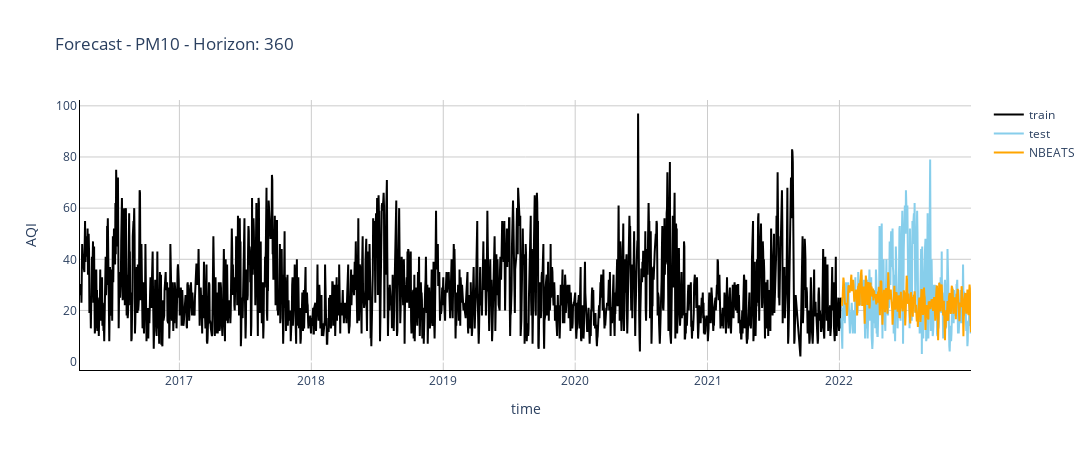
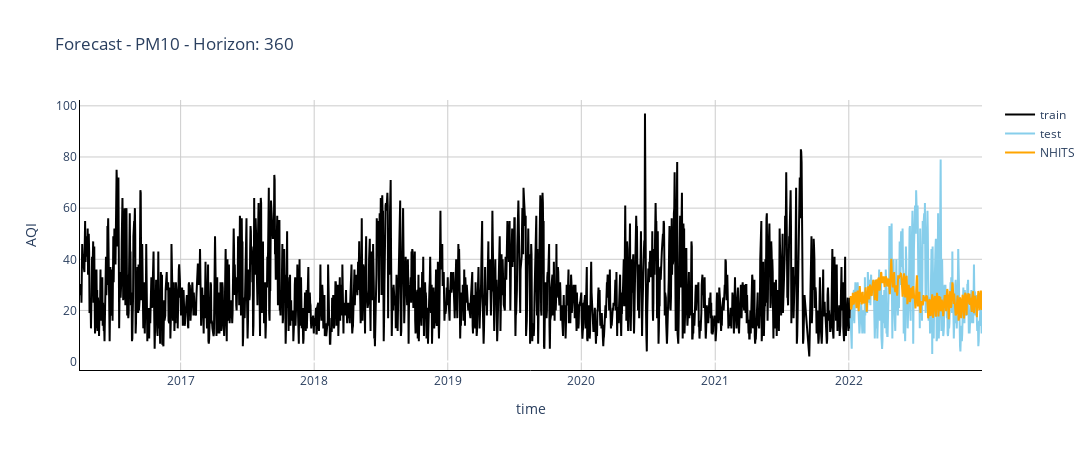

Source (notebook cell) for these figures, in order:
### Code cell
for pollutant in ['pm10']:
    for h in [360]:

        obj = TimeObject(data, pollutant, agg_freq='D')
        obj.NIXTLA_train_test(split=h)
        horizon = len(obj.Y_train) # number of predictions

        # ======================================================================================================

        nbeats = joblib.load(fr"Results COBEQ\NBEATS (W)\{pollutant}\78W_Study.pkl")
        model = NBEATS(
            h=h,
            input_size=nbeats.best_trials[0].params.get('input_size'),
            stack_types=nbeats.best_trials[0].params.get('interpretability')+(nbeats.best_trials[0].params.get('n_stacks')-len(nbeats.best_trials[0].params.get('interpretability')))*['identity'],
            n_blocks=nbeats.best_trials[0].params.get('n_stacks') * [nbeats.best_trials[0].params.get('n_blocks')],
            max_steps=nbeats.best_trials[0].params.get('max_steps'),
            learning_rate=1e-3,
            val_check_steps=10,
        )
        fcst = NeuralForecast(
            models=[model],
            freq='D',
            local_scaler_type=nbeats.best_trials[0].params.get('local_scalar_type')
        )
        fcst.fit(df=obj.Y_train, verbose=False)
        predicted = fcst.predict(df=obj.Y_train, verbose=False)
        obj.plot_forecast(predicted, method='NBEATS', show_metrics=True)

        # ======================================================================================================
        
        nhits = joblib.load(fr"Results COBEQ\NHITS (W)\{pollutant}\78W_Study.pkl")
        model = NHITS(
            h=h,
            input_size=nhits.best_trials[0].params.get('input_size'),
            stack_types=nhits.best_trials[0].params.get('n_stacks')*['identity'],
            n_freq_downsample=nhits.best_trials[0].params.get('n_freq_downsample')+(nhits.best_trials[0].params.get('n_stacks')-len(nhits.best_trials[0].params.get('n_freq_downsample')))*[1],
            n_blocks=nhits.best_trials[0].params.get('n_stacks')*[nhits.best_trials[0].params.get('n_blocks')],
            n_pool_kernel_size=(nhits.best_trials[0].params.get('n_stacks')-len(nhits.best_trials[0].params.get('n_pool_kernel_size')))*[1]+nhits.best_trials[0].params.get('n_pool_kernel_size'),
            pooling_mode="MaxPool1d",
            activation="ReLU",
            interpolation_mode='linear',
            max_steps=nhits.best_trials[0].params.get('max_steps'),
            val_check_steps=10,
        )
        fcst = NeuralForecast(
            models=[model],
            freq='D',
            local_scaler_type=nhits.best_trials[0].params.get('local_scalar_type')
        )
        fcst.fit(df=obj.Y_train, verbose=False)
        predicted = fcst.predict(df=obj.Y_train, verbose=False)
        obj.plot_forecast(predicted, show_metrics=True)

### Figure 1 — Plotly figure (JSON) as saved in the notebook; plotly's stock layout.template omitted (floating-point values rounded to 4 significant figures; data arrays with more than 128 entries replaced by an {"elided": "..."} marker saying what was removed)
{"data": [{"hovertemplate": "x: %{x}<br>y: %{y}", "marker": {"color": "black"}, "mode": "lines", "name": "train", "type": "scatter", "x": {"elided": "2106 str values"}, "y": {"elided": "2106 float values"}}, {"hovertemplate": "x: %{x}<br>y: %{y}", "marker": {"color": "skyblue"}, "mode": "lines", "name": "test", "type": "scatter", "x": {"elided": "360 str values"}, "y": {"elided": "360 float values"}}, {"hovertemplate": "x: %{x}<br>y: %{y}", "marker": {"color": "orange"}, "mode": "lines", "name": "NBEATS", "type": "scatter", "x": {"elided": "360 str values"}, "y": {"elided": "360 float values"}}], "layout": {"height": 450, "paper_bgcolor": "white", "plot_bgcolor": "white", "title": {"text": "Forecast - PM10 - Horizon: 360"}, "width": 1100, "xaxis": {"gridcolor": "#cccccc", "linecolor": "black", "title": {"text": "time"}}, "yaxis": {"gridcolor": "#cccccc", "linecolor": "black", "title": {"text": "AQI"}}}}

### Figure 2 — Plotly figure (JSON) as saved in the notebook; plotly's stock layout.template omitted (floating-point values rounded to 4 significant figures; data arrays with more than 128 entries replaced by an {"elided": "..."} marker saying what was removed)
{"data": [{"hovertemplate": "x: %{x}<br>y: %{y}", "marker": {"color": "black"}, "mode": "lines", "name": "train", "type": "scatter", "x": {"elided": "2106 str values"}, "y": {"elided": "2106 float values"}}, {"hovertemplate": "x: %{x}<br>y: %{y}", "marker": {"color": "skyblue"}, "mode": "lines", "name": "test", "type": "scatter", "x": {"elided": "360 str values"}, "y": {"elided": "360 float values"}}, {"hovertemplate": "x: %{x}<br>y: %{y}", "marker": {"color": "orange"}, "mode": "lines", "name": "NHITS", "type": "scatter", "x": {"elided": "360 str values"}, "y": {"elided": "360 float values"}}], "layout": {"height": 450, "paper_bgcolor": "white", "plot_bgcolor": "white", "title": {"text": "Forecast - PM10 - Horizon: 360"}, "width": 1100, "xaxis": {"gridcolor": "#cccccc", "linecolor": "black", "title": {"text": "time"}}, "yaxis": {"gridcolor": "#cccccc", "linecolor": "black", "title": {"text": "AQI"}}}}
